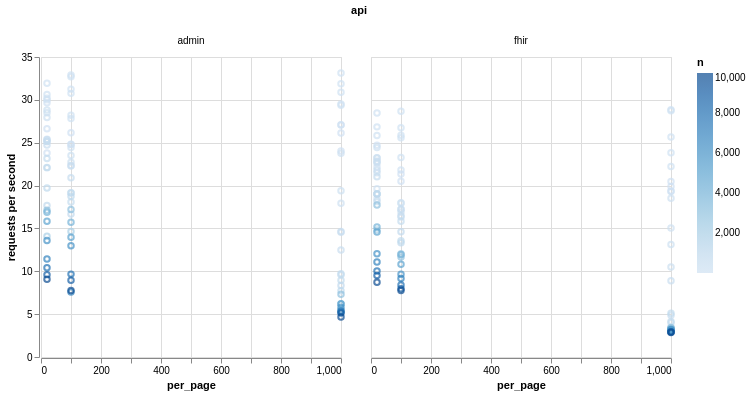

Notebook code for this chart:
### Code cell
(alt.Chart(df)
        .mark_point()
        .encode(
            x="per_page:Q",
            y=alt.Y("requests/sec", title="requests per second"),
            color="n:Q",
            # row="per_page",
            column="api",
        )
        #.properties(width=400, height=180)
)

### Figure 1 — Vega-Lite specification as saved in the notebook (floating-point values rounded to 4 significant figures; data arrays with more than 128 entries replaced by an {"elided": "..."} marker saying what was removed)
{"config": {"view": {"continuousWidth": 300, "continuousHeight": 300}}, "data": {"name": "data-2597ccccf37a2c72f928973f4e833010"}, "mark": {"type": "point"}, "encoding": {"color": {"field": "n", "type": "quantitative"}, "column": {"field": "api", "type": "nominal"}, "x": {"field": "per_page", "type": "quantitative"}, "y": {"field": "requests/sec", "title": "requests per second", "type": "quantitative"}}, "$schema": "https://vega.github.io/schema/vega-lite/v5.20.1.json", "datasets": {"data-2597ccccf37a2c72f928973f4e833010": {"elided": "174 records"}}}
